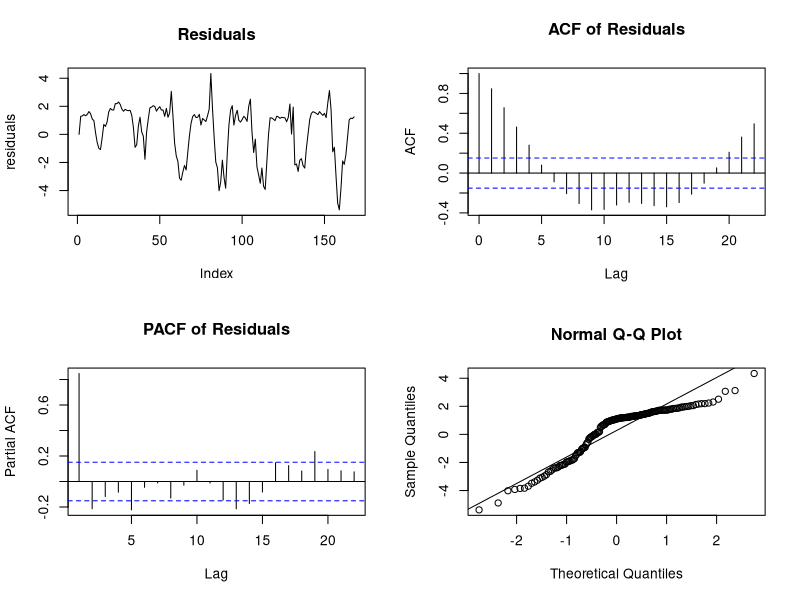
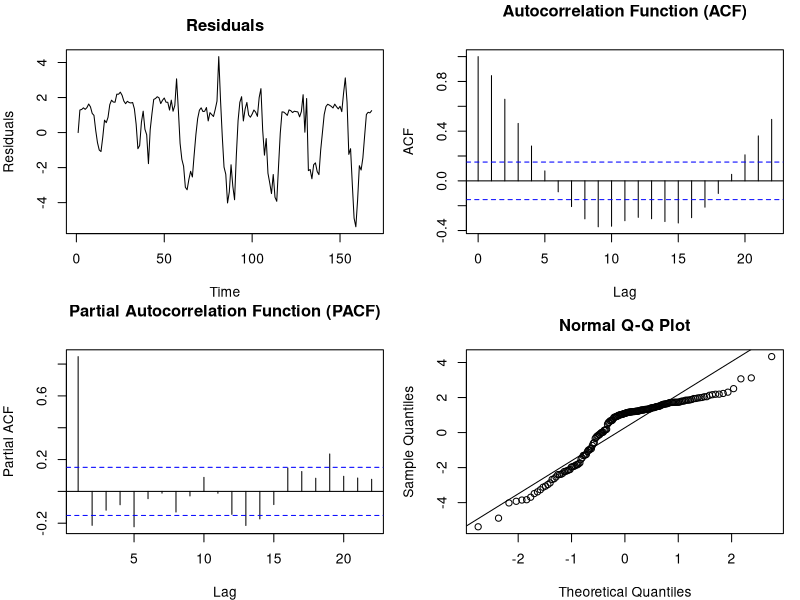

Write the R code that produced these figures, in order.

# log-likelihood only (for optim)
kf_logLik_dt <- function(par, df, return_residuals = FALSE) {
  # unpack
  A <- matrix(par[1], 1, 1)
  B <- matrix(start_par[2:4], 1, 3)
  L <- matrix(par[5], 1, 1) 
  Q <- L %*% t(L)
  C <- matrix(1, 1, 1)
  R <- matrix(par[6]^2, 1, 1)
  X0 <- matrix(par[7], 1, 1)
  
  # data
  Y <- as.matrix(df[,"Y",drop=FALSE])
  U <- as.matrix(df[,c("Ta","S","I")])
  Tn <- nrow(df)
  
  # initialize
  n      <- nrow(A)
  # x_est  <- matrix(Y[1,], n, 1)
  x_est <- X0
  P_est  <- diag(1e1, n)
  logLik <- 0

  residuals <- numeric(Tn)
  
  for(t in 1:Tn) {
    # predict
    x_pred <- A %*% x_est + B %*% matrix(U[t,], 3, 1)
    P_pred <- A %*% P_est %*% t(A) + Q
    
    # innovation
    y_pred <- C %*% x_pred
    S_t    <- C %*% P_pred %*% t(C) + R
    innov  <- Y[t,] - y_pred

    residuals[t] <- innov  # store residual
    
    # accumulate log-lik
    logLik <- logLik - 0.5 * (log(2 * pi) + log(det(S_t)) + t(innov) %*% solve(S_t, innov))
    
    # update
    K_t   <- P_pred %*% t(C) %*% solve(S_t)
    x_est <- x_pred + K_t %*% innov
    P_est <- (diag(n) - K_t %*% C) %*% P_pred
  }
  
  if (return_residuals) {
    return(residuals)
  } else {
    return(as.numeric(logLik))
  }

  as.numeric(logLik)
}

# Optimizer wrapper
estimate_dt <- function(start_par, df, lower=NULL, upper=NULL) {
  negLL <- function(par){ -kf_logLik_dt(par, df) }
  optim(
    par    = start_par, fn = negLL,
    method = "L-BFGS-B",
    lower  = lower, upper = upper,
    control= list(maxit=1000, trace=1)
  )
}


### Load data
df <- read.csv("assignment4/transformer_data.csv")

# df$Ta_s <- scale(df$Ta)
# df$S_s  <- scale(df$S)
# df$I_s  <- scale(df$I)
# df$Y_s <- scale(df$Y)

# Initial parameter values
start_par <- c(
  0.9,         # A
  0.01, 
  0.01, 
  0.01,  # B1, B2, B3
  1.0,         # L (Cholesky of Q)
  1.0,          # R (observation noise variance)
  20.0          # initial X0
)

# Lower and upper bounds for parameters
lower <- c(-1.5, -1, -1, -1, 1e-3, 1e-3, 10)
upper <- c(1.5, 1, 1, 1, 10, 10, 30)

# Run the optimization
result <- estimate_dt(start_par, df, lower, upper)

# Using a different optimizer to escape local minima
# result <- nlminb(
#   start     = start_par,
#   objective = function(par) -kf_logLik_dt(par, df),
#   lower     = lower,
#   upper     = upper,
#   control   = list(trace = 1)
# )


params <- result$par

# Residuals
residuals <- kf_logLik_dt(params, df, return_residuals = TRUE)

# Plots
par(mfrow=c(2,2))
plot(residuals, type='l', main='Residuals')
acf(residuals, main='ACF of Residuals')
pacf(residuals, main='PACF of Residuals')
qqnorm(residuals); qqline(residuals)

# AIC and BIC
logLik <- -kf_logLik_dt(params, df)
n <- nrow(df)
k <- length(params)
AIC <- 2 * logLik + 2 * k
BIC <- 2 * logLik + log(n) * k
cat("AIC:", AIC, "\nBIC:", BIC, "\n")

# Residual diagnostics
png("assignment4/plots/ex2_2.png", width = 1000, height = 700, res = 150, pointsize = 9)
par(mfrow = c(2, 2), mar = c(4, 4, 3, 1))

# Residuals plot
plot(residuals, type = 'l', main = 'Residuals', ylab = "Residuals", xlab = "Time")

# ACF plot
acf(residuals, main = 'Autocorrelation Function (ACF)')

# PACF plot
pacf(residuals, main = 'Partial Autocorrelation Function (PACF)')

# QQ plot
qqnorm(residuals, main = 'Normal Q-Q Plot')
qqline(residuals)

dev.off()
